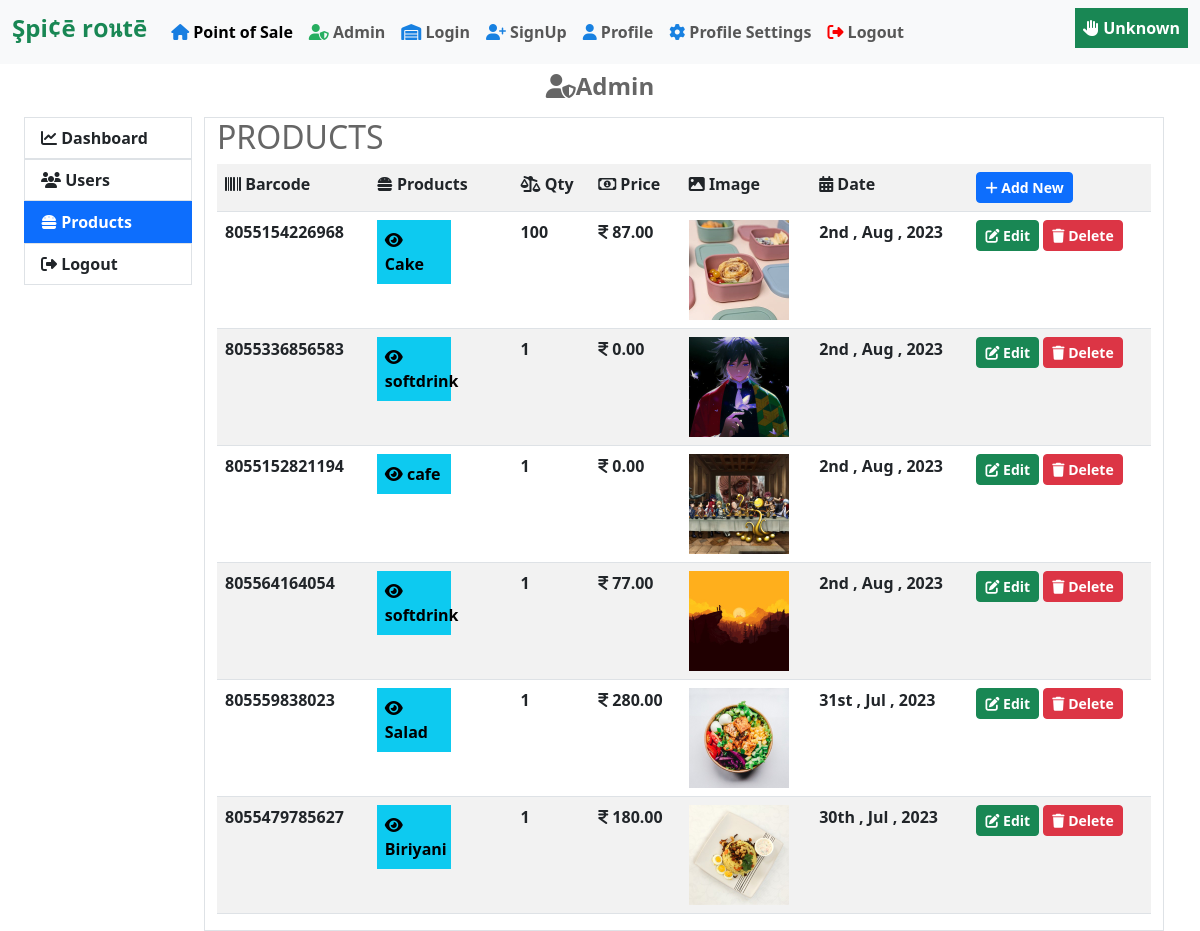
The page /index.php?page_name=admin&tab=products on the database its author committed.
### tables this page shows
CREATE TABLE `products` (
  `id` int(11) NOT NULL,
  `barcode` varchar(20) NOT NULL,
  `description` varchar(100) NOT NULL,
  `qty` int(11) NOT NULL,
  `amount` decimal(10,2) NOT NULL,
  `image` varchar(500) NOT NULL,
  `user_id` varchar(60) NOT NULL,
  `date` datetime NOT NULL,
  `views` int(11) NOT NULL
);

### app/controllers/admin.php (called while the page is built)
<?php
$tab = $_GET['tab'] ?? 'dashboard';
if($tab == "products")
{
	$productClass = new Product();
	$products = $productClass->query("select * from products order by id desc");
}
require views_path('admin/admin');

### app/core/functions.php (called while the page is built, shortened)
<?php
function esc($str)
{
    return htmlspecialchars($str);
}
function auth($column)
{
 return "Unknown";
}
function crop($filename,$size = 400)
{
	$ext = strtolower(pathinfo($filename,PATHINFO_EXTENSION));
	$cropped_file = preg_replace("/\.$ext$/", "_cropped.".$ext, $filename);
	if(file_exists($cropped_file))
	{
		return $cropped_file;
	}
	return $cropped_file;
}

### app/core/database.php (called while the page is built, shortened)
<?php
class Database
{
    private function db_connect()
    {
        $DBHOST = "localhost";
        $DBNAME = "pos_db";
        $DBUSER = "root";
        $DBPASS = "";
        $DBDRIVER = "mysql";
        try {
            $con = new PDO("$DBDRIVER:host=$DBHOST;dbname=$DBNAME", $DBUSER, $DBPASS);
        } catch (PDOException $e) {
            echo $e->getMessage();
            return null;
        }
        return $con;
    }
    public function query($query, $data = array())
    {
        $con = $this->db_connect();
        $smt = $con->prepare($query);
        $check = $smt->execute($data);
        if ($check) {
            $result = $smt->fetchAll(PDO::FETCH_ASSOC);
            if (is_array($result) && count($result) > 0) {
                return $result;
            }
        }
        return false;
    }
}
?>

### app/views/admin/products.view.php (the view, shortened to what this page needs)
<div class="table-responsive">
    <table class="table table-striped table-hover">
        <tr>
            <th><i class="fa-solid fa-barcode"></i><b> Barcode</b></th>
            <th><i class="fa-solid fa-burger"></i><b> Products</b></th>
            <th><i class="fa-solid fa-scale-unbalanced-flip"></i><b> Qty</b></th>
            <th><i class="fa-regular fa-money-bill-1"></i><b> Price</b></th>
            <th><i class="fa-solid fa-image"></i><b> Image</b></th>
            <th><i class="fa-solid fa-calendar-days"></i><b> Date</b></th>
            <th>
                <a href="index.php?page_name=products-new">
                     <button class="btn btn-primary btn-sm"><i class="fa fa-plus"></i><b> Add New</b></button>
                </a>
            </th>
        </tr>
        <?php if(!empty($products)): ?>
                <?php foreach($products as $product): ?>
            <tr>
                <td><b><?=esc($product['barcode'])?></b></td>
                <td>
                   <a class="flex nav-link text-black  p-2 mb-2 bg-info text-black col-7" href="index.php?page_name=productsingle&id=<?php $product['id']?>">
                   <i class="fa-solid fa-eye fa-fade"></i><b> <?=esc($product['description'])?></b>
                    </a>
                </td>
                <td><b><?=esc($product['qty'])?></b></td>
                <td><i class="fa-solid fa-indian-rupee-sign"><b></i> <?=esc($product['amount'])?></b></td>
                <td><img src="<?=crop($product['image'])?>" style="width:100%; max-width:100px;"></td>
                <td><b><?=date("jS , M , Y",strtotime($product['date']))?></b></td>
                <td>
                    <b><a href="index.php?page_name=product-edit&id=<?=$product['id']?>"></b>
                        <button class="btn btn-success btn-sm"><b><i class="fa-solid fa-pen-to-square"></i> Edit</b></button>
                    <a href="index.php?page_name=product-delete&id=<?=$product['id']?>">
                        <button class="btn btn-danger btn-sm"><b><i class="fa-solid fa-trash"></i> Delete</b></button>
                    </a>
                </td>
            </tr>
            <?php endforeach; ?>
        <?php endif; ?>
    </table>
</div>

### public/index.php (shortened to what this page needs)
<?php
$controller = $_GET['page_name'] ?? "home";
$controller = strtolower($controller);
if (file_exists("../app/controllers/" . $controller . ".php")) {
    require "../app/controllers/" . $controller . ".php";
} else {
    echo "Controller not found";
}

### app/views/partials/header.view.php (shortened to what this page needs)
<!DOCTYPE html>
<html>
<head>
    <link rel="stylesheet" type="text/css" href="assets/css/bootstrap.min.css">
    <link rel="stylesheet" type="text/css" href="assets/css/all.min.css">
    <link rel="stylesheet" type="text/css" href="assets/css/main.css">
</head>
<body>
       <?php
       $no_nav[] = "login";
       ?>
       <?php if(!in_array($controller,$no_nav)): ?>
       <?php require views_path('partials/nav'); ?>
       <?php endif; ?>
        <div class="container-fluid" style="min-width: 350px;">

### app/views/partials/nav.view.php (shortened to what this page needs)
<nav class="navbar navbar-expand-lg navbar-light bg-light" style="min-width:350px;">
            <div class="container-fluid">
                <a class="navbar-brand text-success" href="index.php?page_name=home"><h4><strong><?=esc(app_name) ?></h4></strong></a>
                <div class="collapse navbar-collapse" id="navbarSupportedContent">
                    <ul class="navbar-nav me-auto mb-2 mb-lg-0">
                        <li class="nav-item">
                            <a class="nav-link active" aria-current="page" href="index.php?page_name=home"><i class="fa-solid fa-house" style="color: #187ee1;"></i><strong> Point of Sale</strong></a>
                        </li>
                        <li class="nav-item">
                            <a class="nav-link" href="index.php?page_name=admin"><i class="fa-solid fa-user-shield"style="color: #27ae60;"></i><strong> Admin</strong></a>
                        </li>
                        <li class="nav-item">
                            <a class="nav-link" href="index.php?page_name=login"><i class="fa-solid fa-warehouse"style="color: #1881e1;"></i><strong> Login</strong></a>
                        </li>
                        <li class="nav-item">
                            <a class="nav-link" href="index.php?page_name=signup"><i class="fa-solid fa-user-plus"style="color: #1881e1;"></i><strong> SignUp</strong></a>
                        </li>
                        <li class="nav-item">
                            <a class="nav-link" href="index.php?page_name=profile"><i class="fa-solid fa-user" style="color: #1881e1;"></i><strong> Profile</strong></a>
                        </li>
                        <li class="nav-item">
                            <a class="nav-link" href="index.php?page_name=profile-settings"><i class="fa-solid fa-gear"style="color: #1881e1;"></i><strong> Profile Settings</strong></a>
                        </li>
                        <li class="nav-item">
                            <a class="nav-link" href="index.php?page_name=logout"><i class="fa-solid fa-right-from-bracket " style="color: #fa0000;"></i><strong> Logout</strong></a>
                        </li>
                    </ul>
                    <form class="d-flex navbar-nav">
                         <li class="nav-item">
                           <a class="nav-link text-white  p-2 mb-2 bg-success text-white" href="#"><i class="fa-solid fa-hand fa-shake"></i><strong> <?=auth('username') ?></strong></a>
                        </li>
                    </form>
                </div>
            </div>
        </nav>

### app/views/admin/admin.view.php (shortened to what this page needs)
<?php require views_path('partials/header'); ?>
<div style="color:#666">
<center class="p-2"><h4><i class="fa fa-user-shield"></i><strong>Admin</strong></h4></center>
<div class="container-fluid row">
    <div class="col-12 col-sm-4 col-md-3 col-lg-2">
    <ul class="list-group">
        <a href="index.php?page_name=admin&tab=dashboard">
        <li class="list-group-item <?=!$tab || $tab=='dashboard'? 'active':''?>"><i class="fa-solid fa-chart-line"></i><strong> Dashboard</strong></li>
        </a>
        <a href="index.php?page_name=admin&tab=users">
        <li class="list-group-item <?=$tab=='users'? 'active':''?>"><i class="fa-solid fa-users"></i><strong> Users</strong></li>
        </a>
        <a href="index.php?page_name=admin&tab=products">
        <li class="list-group-item <?=$tab=='products'? 'active':''?>"><i class="fa-solid fa-hamburger"></i><strong> Products</strong></li>
        </a>
        <a href="index.php?page_name=logout">
        <li class="list-group-item "><i class="fa-solid fa-right-from-bracket"></i><strong> Logout</strong></li>
        </a>
    </ul>
    </div>
    <div class="border col">
    <h2><?=strtoupper($tab)?></h2>
    <?php
    switch($tab){
        case 'products':
            require views_path('admin/products');
            break;
    }
    ?>
    </div>
</div>
</div>
<?php require views_path('partials/footer');?>

### app/views/partials/footer.view.php (shortened to what this page needs)
        </div>
</body>
</html>

### public/assets/css/main.css (style rules this page uses)
body a { text-decoration: none; }

### rows shown on the page
products: barcode "8055154226968", description "Cake", qty "100", amount "87.00", shows a picture, date "2nd , Aug , 2023"
products: barcode "8055336856583", description "softdrink", qty "1", amount "0.00", shows a picture, date "2nd , Aug , 2023"
products: barcode "8055152821194", description "cafe", qty "1", amount "0.00", shows a picture, date "2nd , Aug , 2023"
products: barcode "805564164054", description "softdrink", qty "1", amount "77.00", shows a picture, date "2nd , Aug , 2023"
products: barcode "805559838023", description "Salad", qty "1", amount "280.00", shows a picture, date "31st , Jul , 2023"
products: barcode "8055479785627", description "Biriyani", qty "1", amount "180.00", shows a picture, date "30th , Jul , 2023"

### other values the page prints
app_name "Şpi¢ē r໐นtē"
auth('username') "Unknown"
$tab "PRODUCTS"
